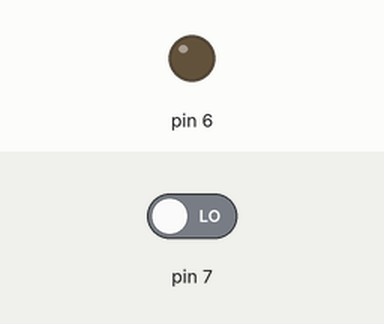
Simulated run of this sketch. Board: Arduino Uno, built with avr-gcc and run on an emulated ATmega328P. On the bench: output pins drawn as LEDs (lit = HIGH). The inputs (shaded band) are chosen by the test bench; at power-on: pin 7 LOW.

Above: at 1.2 s.
1.3 s: pin 7 driven HIGH
At 2.5 s:
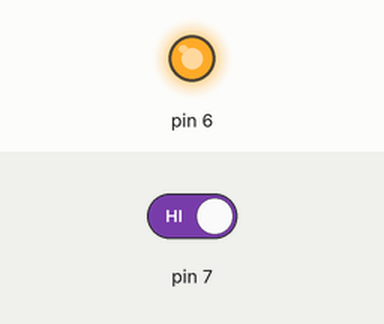
2.8 s: pin 7 driven LOW
At 3.6 s:
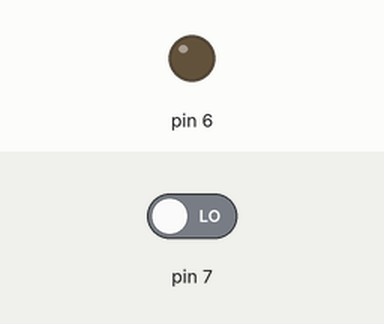
Timing chart, 0 to 5.8 s (numbered marks = the images above; inputs shaded):
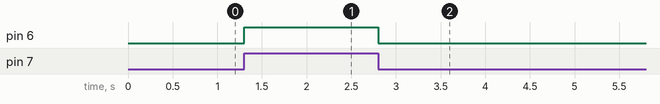

Measured:
- after the input at 1.3 s, pin 6: LOW → HIGH at once
- after the input at 2.8 s, pin 6: HIGH → LOW at once

The sketch:

13.2.ino
```cpp
void setup()
{
  pinMode(6,OUTPUT);
  pinMode(7,INPUT);
}

void loop()
{
  int tiltstate=digitalRead(7);
  digitalWrite(6, tiltstate);

}
```
